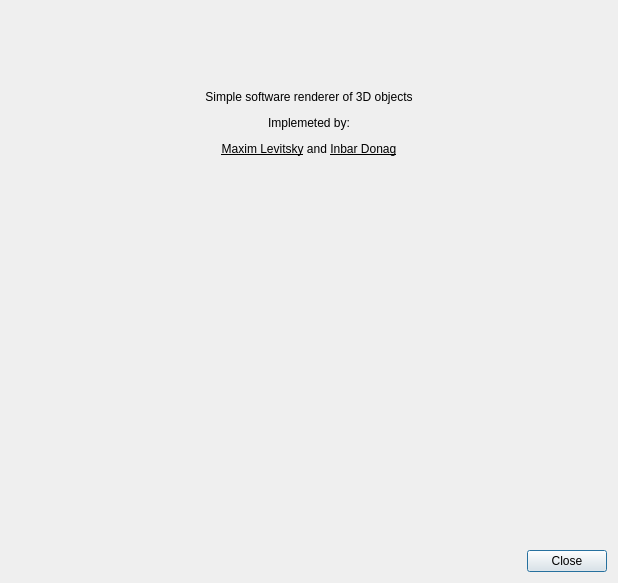
<?xml version="1.0" encoding="UTF-8"?>
<ui version="4.0">
 <class>aboutDialog</class>
 <widget class="QDialog" name="aboutDialog">
  <property name="geometry">
   <rect>
    <x>0</x>
    <y>0</y>
    <width>618</width>
    <height>583</height>
   </rect>
  </property>
  <property name="windowTitle">
   <string>About</string>
  </property>
  <layout class="QVBoxLayout" name="verticalLayout">
   <property name="sizeConstraint">
    <enum>QLayout::SetDefaultConstraint</enum>
   </property>
   <item>
    <widget class="QLabel" name="label_2">
     <property name="text">
      <string>&lt;html&gt;&lt;head/&gt;&lt;body&gt;&lt;p align=&quot;center&quot;&gt;Simple software renderer of 3D objects&lt;/p&gt;&lt;p align=&quot;center&quot;&gt;Implemeted by:&lt;/p&gt;&lt;p align=&quot;center&quot;&gt;&lt;span style=&quot; text-decoration: underline;&quot;&gt;Maxim Levitsky&lt;/span&gt; and &lt;span style=&quot; text-decoration: underline;&quot;&gt;Inbar Donag&lt;/span&gt;&lt;/p&gt;&lt;p align=&quot;center&quot;&gt;&lt;br/&gt;&lt;/p&gt;&lt;/body&gt;&lt;/html&gt;</string>
     </property>
    </widget>
   </item>
   <item>
    <widget class="QLabel" name="label">
     <property name="maximumSize">
      <size>
       <width>600</width>
       <height>425</height>
      </size>
     </property>
     <property name="text">
      <string/>
     </property>
     <property name="pixmap">
      <pixmap resource="resources/resources.qrc">:/about.image</pixmap>
     </property>
     <property name="scaledContents">
      <bool>true</bool>
     </property>
     <property name="alignment">
      <set>Qt::AlignCenter</set>
     </property>
    </widget>
   </item>
   <item>
    <widget class="QDialogButtonBox" name="buttonBox">
     <property name="orientation">
      <enum>Qt::Horizontal</enum>
     </property>
     <property name="standardButtons">
      <set>QDialogButtonBox::Close</set>
     </property>
    </widget>
   </item>
  </layout>
 </widget>
 <resources>
  <include location="resources/resources.qrc"/>
 </resources>
 <connections>
  <connection>
   <sender>buttonBox</sender>
   <signal>accepted()</signal>
   <receiver>aboutDialog</receiver>
   <slot>accept()</slot>
   <hints>
    <hint type="sourcelabel">
     <x>248</x>
     <y>254</y>
    </hint>
    <hint type="destinationlabel">
     <x>157</x>
     <y>274</y>
    </hint>
   </hints>
  </connection>
  <connection>
   <sender>buttonBox</sender>
   <signal>rejected()</signal>
   <receiver>aboutDialog</receiver>
   <slot>reject()</slot>
   <hints>
    <hint type="sourcelabel">
     <x>316</x>
     <y>260</y>
    </hint>
    <hint type="destinationlabel">
     <x>286</x>
     <y>274</y>
    </hint>
   </hints>
  </connection>
 </connections>
</ui>
